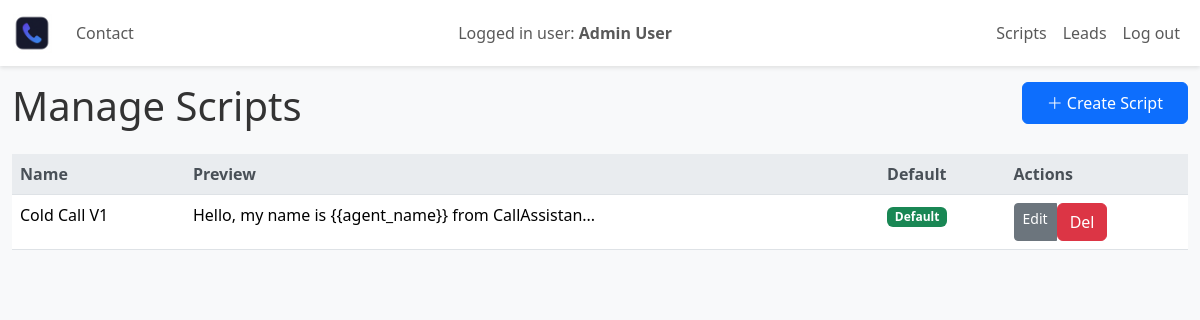
The app's page /?c=script (signed in) with its own data.
### tables this page shows
CREATE TABLE `scripts` (
  `id` int(11) NOT NULL AUTO_INCREMENT,
  `name` varchar(255) NOT NULL,
  `body` text NOT NULL,
  `is_default` tinyint(1) NOT NULL DEFAULT 0,
  PRIMARY KEY (`id`)
);

### Framework/Http/Responses/Response.php (called while the page is built, shortened)
<?php
abstract class Response
{
    public function send(): void
    {
        $this->generate();
    }
}

### public/index.php (called while the page is built, shortened)
<?php
require __DIR__ . '/../Framework/ClassLoader.php';
try {
    $app = new App();
    $app->run();
} catch (Exception $e) {
    die('An error occurred: ' . $e->getMessage());
}

### Framework/Support/LinkGenerator.php (called while the page is built, shortened)
<?php
class LinkGenerator
{
    private Request $request;
    public function __construct(Request $request, Router $router)
    {
        $this->request = $request;
    }
    public function url(
        string|array $destination,
        array $parameters = [],
        bool $absolute = false,
        bool $appendParameters = false
    ): string {
        list($controller, $action) = explode(".", $destination);
        $args = $appendParameters ? $this->request->get() : [];
        $args = ["c" => lcfirst($controller), "a" => $action != "index" ? $action : null] + $parameters + $args;
        $basePath = $absolute ? $this->request->getBaseUrl() : "";
        return $basePath . "?" . http_build_query($args);
    }
}

### Framework/ClassLoader.php (called while the page is built, shortened)
<?php
class ClassLoader
{
    public static function Boot(): void
    {
        spl_autoload_register(function ($class_name) {
            $baseDir = realpath(dirname(__DIR__));
            $relativePath = str_replace('\\', DIRECTORY_SEPARATOR, ltrim($class_name, '\\')) . '.php';
            $file = $baseDir . DIRECTORY_SEPARATOR . $relativePath;
        });
    }
}

### Framework/Core/Model.php (called while the page is built, shortened)
<?php
abstract class Model implements \JsonSerializable
{
    protected static ?string $tableName = null;
    protected static array $columnsMap = [];
    private static array $dbColumns = [];
    private static IDbConvention $dbConventions;
    protected static function getTableName(): string
    {
        if (!empty(static::$tableName)) {
            return static::$tableName;
        }
        return self::getConventions()->getTableName(get_called_class());
    }
    protected static function getPkColumnName(): string
    {
        return self::getConventions()->getPkColumnName(get_called_class());
    }
    protected static function getColumnsMap(): array
    {
        return static::$columnsMap ?? [];
    }
    public static function getAll(
        ?string $whereClause = null,
        array   $whereParams = [],
        ?string $orderBy = null,
        ?int    $limit = null,
        ?int    $offset = null
    ): array
    {
        try {
            $sql = "SELECT " . static::getDBColumnNamesList() . " FROM `" . static::getTableName() . "`";
            if ($orderBy !== null) {
                $sql .= " ORDER BY $orderBy";
            }
            $stmt = Connection::getInstance()->prepare($sql);
            $stmt->execute($whereParams);
            $models = $stmt->fetchAll(PDO::FETCH_CLASS | PDO::FETCH_PROPS_LATE, static::class);
            $dataSet = new ResultSet($models);
            return $models;
        } catch (PDOException $exception) {
            throw new Exception('Query failed: ' . $exception->getMessage(), 0, $exception);
        }
    }
    private static function getDbColumns(): array
    {
        try {
            $sql = "DESCRIBE " . static::getTableName();
            $stmt = Connection::getInstance()->prepare($sql);
            $stmt->execute([]);
            self::$dbColumns[static::class] = array_column($stmt->fetchAll(), 'Field');
            return self::$dbColumns[static::class];
        } catch (PDOException $exception) {
            throw new Exception('Query failed: ' . $exception->getMessage(), 0, $exception);
        }
    }
    private function getIdValue(): mixed
    {
        $pk = static::getPkColumnName();
        $prop = static::toPropertyName($pk);
        return isset($this->{$prop}) ? $this->{$prop} : null;
    }
    private static function getModelProperties(): array
    {
        $reflection = new \ReflectionClass(static::class);
        $properties = [];
        foreach ($reflection->getProperties() as $property) {
            $propertyName = $property->getName();
            if ($property->isStatic()) {
                continue;
            }
            $properties[$propertyName] = true;
        }
        return $properties;
    }
    private static function getDBColumnNamesList(): string
    {
        $dbColumns = [];
        foreach (static::getDbColumns() as $columnName) {
            $propertyName = static::toPropertyName($columnName);
            if ($propertyName != $columnName) {
                $dbColumns[] = "`$columnName` AS {$propertyName}";
            } else {
                $dbColumns[] = $columnName;
            }
        }
        return implode(', ', $dbColumns);
    }
    private static function toPropertyName(string $columnName): string
    {
        $customMapping = static::getColumnsMap();
        if (isset($customMapping[$columnName])) {
            return $customMapping[$columnName];
        } else {
            return static::getConventions()->toPropertyName($columnName);
        }
    }
    private static function getConventions(): IDbConvention
    {
        if (!isset(static::$dbConventions)) {
            static::$dbConventions = new (Configuration::DB_CONVENTIONS_CLASS)();
        }
        return static::$dbConventions;
    }
}

### Framework/DB/Connection.php (called while the page is built, shortened)
<?php
class Connection
{
    private static ?Connection $instance = null;
    private PDO $db;
    public function __construct(PDO $db)
    {
        $this->db = $db;
    }
    public static function getInstance(): Connection
    {
        try {
            if (self::$instance == null) {
                $db = new PDO(
                    'mysql:dbname=' . Configuration::DB_NAME . ';host=' . Configuration::DB_HOST,
                    Configuration::DB_USER,
                    Configuration::DB_PASS
                );
                $db->setAttribute(PDO::ATTR_ERRMODE, PDO::ERRMODE_EXCEPTION);
                $db->setAttribute(PDO::ATTR_EMULATE_PREPARES, true);
                self::$instance = new self($db);
            }
            return self::$instance;
        } catch (PDOException $e) {
            throw new Exception('Connection failed: ' . $e->getMessage());
        }
    }
    public function prepare(string $sql): DebugStatement
    {
        try {
            return new DebugStatement($this->db->prepare($sql));
        } catch (PDOException $e) {
            throw new Exception('Prepare failed: ' . $e->getMessage());
        }
    }
}

### Framework/DB/DebugStatement.php (called while the page is built, shortened)
<?php
class DebugStatement
{
    private PDOStatementAlias $stmt;
    public function __construct($stmt)
    {
        $this->stmt = $stmt;
    }
    public function execute(?array $params = null): bool
    {
        $result = $this->stmt->execute($params);
        $this->stmt->debugDumpParams();
        return $result;
    }
    public function __call(string $name, array $arguments): mixed
    {
        return $this->stmt->{$name}(...$arguments);
    }
}

### App/Controllers/ScriptController.php (called while the page is built, shortened)
<?php
class ScriptController extends SecureController
{
    public function index(Request $request): Response
    {
        $scripts = Script::getAll(null, [], "id DESC");
        return $this->html(compact('scripts'));
    }
}

### Framework/DB/DefaultConventions.php (called while the page is built, shortened)
<?php
class DefaultConventions implements IDbConvention
{
    public function getPkColumnName(string $className): string
    {
        return 'id';
    }
    public function toPropertyName(string $columnName): string
    {
        return $columnName;
    }
}

### App/Views/Script/index.view.php (the view, shortened to what this page needs)
<div class="row mb-3">
    <div class="col-6">
        <h1>Manage Scripts</h1>
    </div>
    <div class="col-6 text-end">
        <a href="<?= $link->url('script.create') ?>" class="btn btn-primary">
            <i class="bi bi-plus-lg"></i> Create Script
        </a>
    </div>
</div>
<div class="table-responsive">
    <table class="table table-hover">
        <thead>
        <tr>
            <th>Name</th>
            <th>Preview</th>
            <th>Default</th>
            <th>Actions</th>
        </tr>
        </thead>
        <tbody>
        <?php foreach ($scripts as $script): ?>
            <tr>
                <td><?= htmlspecialchars($script->name) ?></td>
                <td><?= htmlspecialchars(substr($script->body, 0, 50)) ?>...</td>
                <td>
                    <?php if ($script->is_default): ?>
                        <span class="badge bg-success">Default</span>
                    <?php endif; ?>
                </td>
                <td>
                    <div class="btn-group btn-group-sm">
                        <a href="<?= $link->url('script.edit', ['id' => $script->id]) ?>" class="btn btn-secondary">Edit</a>
                        <form action="<?= $link->url('script.delete') ?>" method="POST" class="d-inline" onsubmit="return confirm('Delete script?')">
                            <button type="submit" class="btn btn-danger">Del</button>
                        </form>
                    </div>
                </td>
            </tr>
        <?php endforeach; ?>
        </tbody>
    </table>
</div>

### public/css/styl.css (style rules this page uses)
body { background-color: #f8f9fa; font-family: 'Segoe UI', Tahoma, Geneva, Verdana, sans-serif; color: #333; }
.btn-primary { background-color: #0d6efd; border-color: #0d6efd; padding: 0.5rem 1.5rem; font-weight: 500; }
.table th { background-color: #e9ecef; color: #495057; font-weight: 600; }
.table a { text-decoration: none; font-weight: 500; }

### records on screen
scripts: name "Cold Call V1", body "Hello, my name is {{agent_name}} from CallAssistan", is_default "Default"

### other values on screen
$user->getName() "Admin User"
